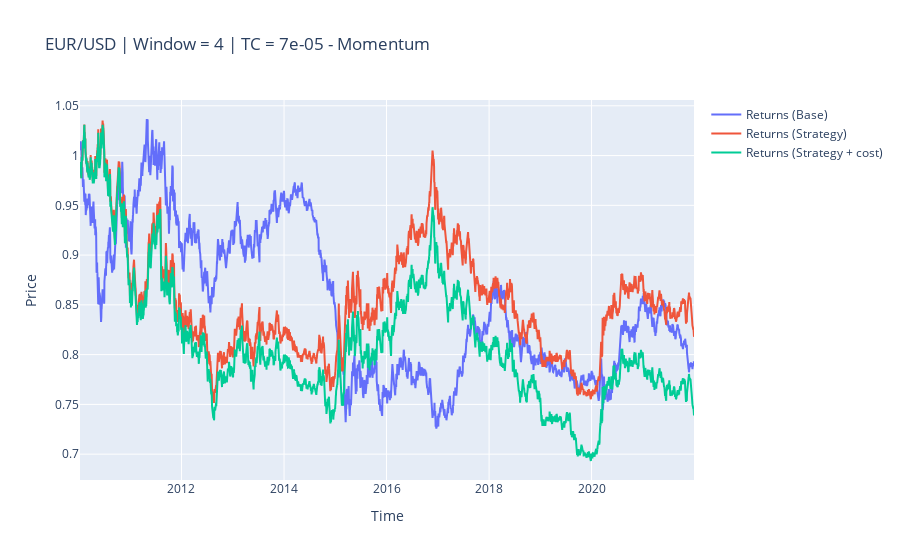

Source (notebook cell):
### Markdown cell above
Set of parameters which give maximum returns and a plot of returns for the same

### Code cell
testMCB.plot_results()

### Figure 1 — Plotly figure (JSON) as saved in the notebook; plotly's stock layout.template omitted (floating-point values rounded to 4 significant figures; data arrays with more than 128 entries replaced by an {"elided": "..."} marker saying what was removed)
{"data": [{"name": "Returns (Base)", "type": "scatter", "x": {"elided": "3121 str values"}, "y": {"elided": "3121 float values"}}, {"name": "Returns (Strategy)", "type": "scatter", "x": {"elided": "3121 str values"}, "y": {"elided": "3121 float values"}}, {"name": "Returns (Strategy + cost)", "type": "scatter", "x": {"elided": "3121 str values"}, "y": {"elided": "3121 float values"}}], "layout": {"title": {"text": "EUR/USD | Window = 4 | TC = 7e-05 - Momentum"}, "xaxis": {"title": {"text": "Time"}}, "yaxis": {"title": {"text": "Price"}}}}
